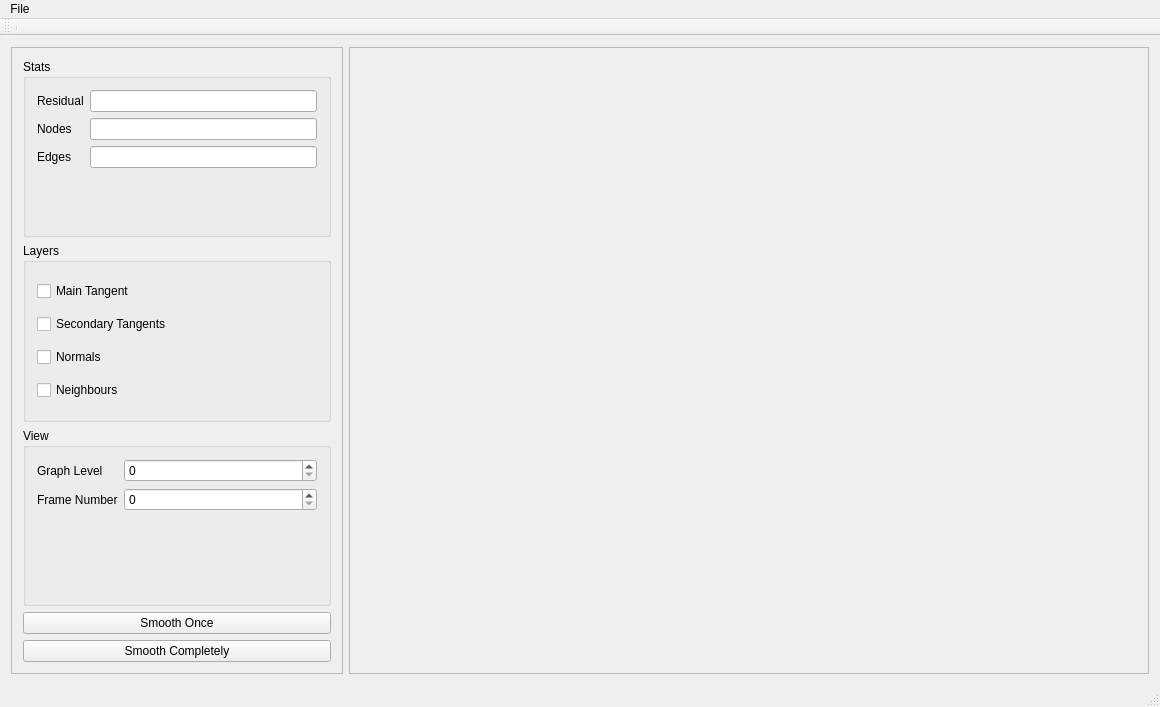
<?xml version="1.0" encoding="UTF-8"?>
<ui version="4.0">
 <class>AnimeshMainWindow</class>
 <widget class="QMainWindow" name="AnimeshMainWindow">
  <property name="geometry">
   <rect>
    <x>0</x>
    <y>0</y>
    <width>1160</width>
    <height>707</height>
   </rect>
  </property>
  <property name="sizePolicy">
   <sizepolicy hsizetype="Expanding" vsizetype="Expanding">
    <horstretch>100</horstretch>
    <verstretch>100</verstretch>
   </sizepolicy>
  </property>
  <property name="minimumSize">
   <size>
    <width>800</width>
    <height>600</height>
   </size>
  </property>
  <property name="windowTitle">
   <string>AnimeshMainWindow</string>
  </property>
  <widget class="QWidget" name="centralwidget">
   <property name="sizePolicy">
    <sizepolicy hsizetype="Ignored" vsizetype="Expanding">
     <horstretch>0</horstretch>
     <verstretch>0</verstretch>
    </sizepolicy>
   </property>
   <property name="minimumSize">
    <size>
     <width>800</width>
     <height>600</height>
    </size>
   </property>
   <layout class="QVBoxLayout" name="verticalLayout_4">
    <item>
     <layout class="QHBoxLayout" name="horizontalLayout">
      <item>
       <widget class="QFrame" name="frmInspector">
        <property name="sizePolicy">
         <sizepolicy hsizetype="Expanding" vsizetype="Expanding">
          <horstretch>100</horstretch>
          <verstretch>100</verstretch>
         </sizepolicy>
        </property>
        <property name="minimumSize">
         <size>
          <width>200</width>
          <height>400</height>
         </size>
        </property>
        <property name="frameShape">
         <enum>QFrame::StyledPanel</enum>
        </property>
        <property name="frameShadow">
         <enum>QFrame::Raised</enum>
        </property>
        <layout class="QVBoxLayout" name="verticalLayout">
         <property name="sizeConstraint">
          <enum>QLayout::SetNoConstraint</enum>
         </property>
         <item>
          <widget class="QGroupBox" name="gbStats">
           <property name="sizePolicy">
            <sizepolicy hsizetype="Expanding" vsizetype="Preferred">
             <horstretch>0</horstretch>
             <verstretch>0</verstretch>
            </sizepolicy>
           </property>
           <property name="minimumSize">
            <size>
             <width>300</width>
             <height>110</height>
            </size>
           </property>
           <property name="title">
            <string>Stats</string>
           </property>
           <layout class="QFormLayout" name="formLayout_2">
            <item row="0" column="0">
             <widget class="QLabel" name="lblResidual">
              <property name="text">
               <string>Residual</string>
              </property>
             </widget>
            </item>
            <item row="0" column="1">
             <widget class="QLineEdit" name="txtResidual">
              <property name="readOnly">
               <bool>true</bool>
              </property>
             </widget>
            </item>
            <item row="1" column="0">
             <widget class="QLabel" name="lblNodeCount">
              <property name="text">
               <string>Nodes</string>
              </property>
             </widget>
            </item>
            <item row="1" column="1">
             <widget class="QLineEdit" name="txtNodeCount">
              <property name="readOnly">
               <bool>true</bool>
              </property>
             </widget>
            </item>
            <item row="2" column="0">
             <widget class="QLabel" name="lblEdgeCount">
              <property name="text">
               <string>Edges</string>
              </property>
             </widget>
            </item>
            <item row="2" column="1">
             <widget class="QLineEdit" name="txtEdgeCount">
              <property name="readOnly">
               <bool>true</bool>
              </property>
             </widget>
            </item>
           </layout>
          </widget>
         </item>
         <item>
          <widget class="QGroupBox" name="gbLayers">
           <property name="sizePolicy">
            <sizepolicy hsizetype="Expanding" vsizetype="Preferred">
             <horstretch>0</horstretch>
             <verstretch>0</verstretch>
            </sizepolicy>
           </property>
           <property name="minimumSize">
            <size>
             <width>300</width>
             <height>110</height>
            </size>
           </property>
           <property name="title">
            <string>Layers</string>
           </property>
           <layout class="QVBoxLayout" name="verticalLayout_2">
            <item>
             <widget class="QCheckBox" name="cbMainTangent">
              <property name="text">
               <string>Main Tangent</string>
              </property>
             </widget>
            </item>
            <item>
             <widget class="QCheckBox" name="cbSecondaryTangents">
              <property name="text">
               <string>Secondary Tangents</string>
              </property>
             </widget>
            </item>
            <item>
             <widget class="QCheckBox" name="cbNormals">
              <property name="text">
               <string>Normals</string>
              </property>
             </widget>
            </item>
            <item>
             <widget class="QCheckBox" name="cbNeighbours">
              <property name="text">
               <string>Neighbours</string>
              </property>
             </widget>
            </item>
           </layout>
          </widget>
         </item>
         <item>
          <widget class="QGroupBox" name="gbView">
           <property name="sizePolicy">
            <sizepolicy hsizetype="Expanding" vsizetype="Preferred">
             <horstretch>0</horstretch>
             <verstretch>0</verstretch>
            </sizepolicy>
           </property>
           <property name="minimumSize">
            <size>
             <width>200</width>
             <height>110</height>
            </size>
           </property>
           <property name="title">
            <string>View</string>
           </property>
           <layout class="QFormLayout" name="formLayout">
            <item row="2" column="0">
             <widget class="QLabel" name="lblFrameNumber">
              <property name="text">
               <string>Frame Number</string>
              </property>
             </widget>
            </item>
            <item row="1" column="1">
             <widget class="QSpinBox" name="sbGraphLevel"/>
            </item>
            <item row="2" column="1">
             <widget class="QSpinBox" name="sbFrameNumber"/>
            </item>
            <item row="1" column="0">
             <widget class="QLabel" name="lblGraphLevel">
              <property name="text">
               <string>Graph Level</string>
              </property>
             </widget>
            </item>
           </layout>
          </widget>
         </item>
         <item>
          <widget class="QPushButton" name="btnSmoothOnce">
           <property name="text">
            <string>Smooth Once</string>
           </property>
          </widget>
         </item>
         <item>
          <widget class="QPushButton" name="btnSmoothCompletely">
           <property name="text">
            <string>Smooth Completely</string>
           </property>
          </widget>
         </item>
        </layout>
       </widget>
      </item>
      <item>
       <widget class="QFrame" name="frmView">
        <property name="sizePolicy">
         <sizepolicy hsizetype="Expanding" vsizetype="Expanding">
          <horstretch>100</horstretch>
          <verstretch>100</verstretch>
         </sizepolicy>
        </property>
        <property name="minimumSize">
         <size>
          <width>800</width>
          <height>400</height>
         </size>
        </property>
        <property name="frameShape">
         <enum>QFrame::StyledPanel</enum>
        </property>
        <property name="frameShadow">
         <enum>QFrame::Raised</enum>
        </property>
        <layout class="QVBoxLayout" name="verticalLayout_3">
         <item>
          <widget class="QVTKWidget" name="qvtkWidget" native="true">
           <property name="sizePolicy">
            <sizepolicy hsizetype="Expanding" vsizetype="Expanding">
             <horstretch>100</horstretch>
             <verstretch>100</verstretch>
            </sizepolicy>
           </property>
          </widget>
         </item>
        </layout>
       </widget>
      </item>
     </layout>
    </item>
   </layout>
  </widget>
  <widget class="QMenuBar" name="menuBar">
   <property name="geometry">
    <rect>
     <x>0</x>
     <y>0</y>
     <width>1160</width>
     <height>22</height>
    </rect>
   </property>
   <widget class="QMenu" name="menuFile">
    <property name="title">
     <string>File</string>
    </property>
    <addaction name="action_open"/>
    <addaction name="separator"/>
    <addaction name="action_add_frame"/>
    <addaction name="separator"/>
    <addaction name="action_exit"/>
   </widget>
   <addaction name="menuFile"/>
  </widget>
  <widget class="QToolBar" name="mainToolBar">
   <attribute name="toolBarArea">
    <enum>TopToolBarArea</enum>
   </attribute>
   <attribute name="toolBarBreak">
    <bool>false</bool>
   </attribute>
   <addaction name="separator"/>
  </widget>
  <widget class="QStatusBar" name="statusBar"/>
  <action name="action_open">
   <property name="text">
    <string>Open...</string>
   </property>
  </action>
  <action name="action_poly">
   <property name="text">
    <string>Poly</string>
   </property>
   <property name="toolTip">
    <string>Poly</string>
   </property>
  </action>
  <action name="action_plane">
   <property name="text">
    <string>Plane</string>
   </property>
   <property name="toolTip">
    <string>Plane</string>
   </property>
  </action>
  <action name="action_cube">
   <property name="text">
    <string>Cube</string>
   </property>
  </action>
  <action name="action_sphere">
   <property name="text">
    <string>Sphere</string>
   </property>
  </action>
  <action name="action_exit">
   <property name="text">
    <string>Exit</string>
   </property>
  </action>
  <action name="action_add_frame">
   <property name="text">
    <string>Add Frame</string>
   </property>
  </action>
 </widget>
 <layoutdefault spacing="6" margin="11"/>
 <customwidgets>
  <customwidget>
   <class>QVTKWidget</class>
   <extends>QWidget</extends>
   <header>qvtkwidget.h</header>
  </customwidget>
 </customwidgets>
 <resources/>
 <connections/>
</ui>
